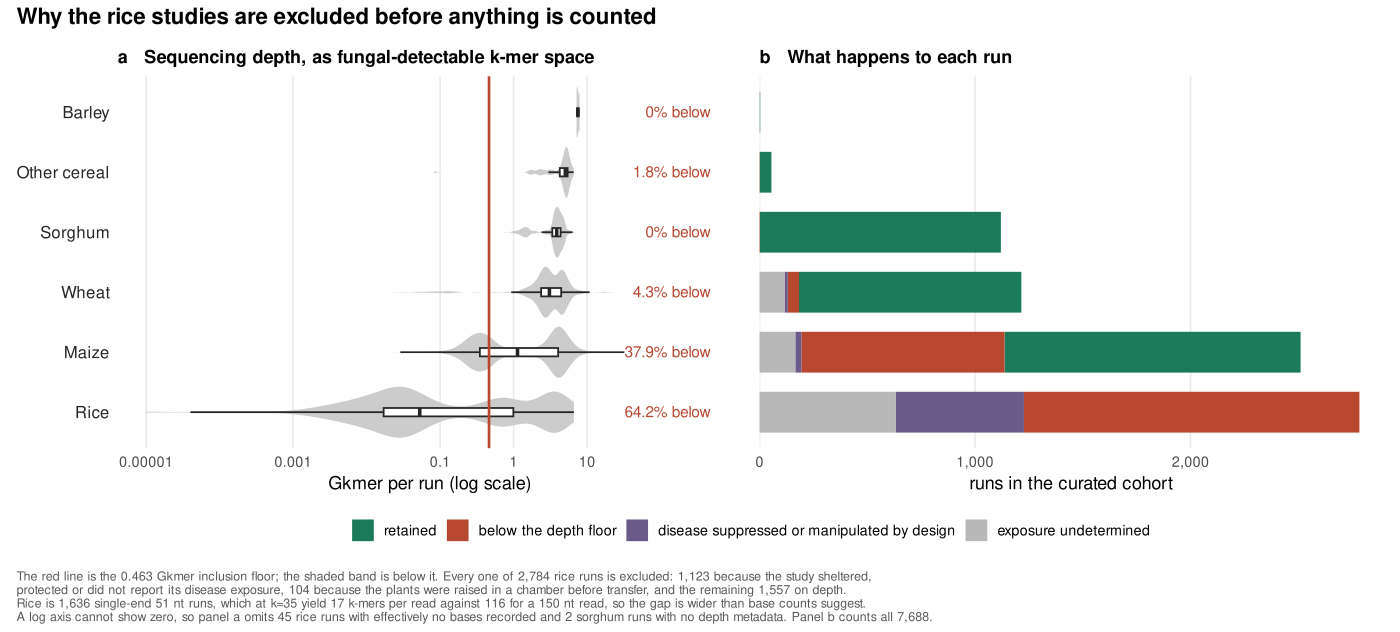

This chart was generated by the following R code:
# depth_funnel.R -- why each crop leaves the analysis, and the sequencing depth behind it.
# Styling only; every number comes from prep_depth_funnel.py.
#
# THE POINT OF THE FIGURE. "Rice is 0% co-infected" would be a result. It is not one. Every
# rice run is excluded before anything is counted, either because the study suppressed disease
# by design or because the library is too shallow to interpret a negative. This draws both
# reasons next to the depth that produces the second.
#
# PANEL A IS ON A LOG AXIS because the crops differ by orders of magnitude, not percentages:
# rice's median is 0.050 Gkmer against wheat's 3.07. On a linear axis rice is a line on the
# left edge and the comparison cannot be read.
#
# WHY Gkmer AND NOT READS. ENA's read_len is bases per SPOT, so a paired library's per-read
# length is half of it, and at k=35 a 51 nt read yields 17 k-mers against 116 for a 150 nt
# read. Rice is 1,636 single-end 51 nt runs of 2,784. Ranking on reads or bases hides that.
#
#   Rscript 02_classify/report/figures/depth_funnel/depth_funnel.R

suppressPackageStartupMessages({
  library(ggplot2); library(scales); library(ragg); library(patchwork)
})

HERE <- "02_classify/report/figures/depth_funnel"
d    <- read.delim(file.path(HERE, "depth_funnel.tsv"), stringsAsFactors = FALSE)
s    <- read.delim(file.path(HERE, "depth_funnel_summary.tsv"), stringsAsFactors = FALSE)

FLOOR <- 0.463

# Chosen for this figure. Retained is the one saturated colour; every exclusion is a reason,
# not a value, so they read as a set without competing with it.
FATE <- c("retained"                                   = "#1b7a5a",
          "below the depth floor"                      = "#b8472f",
          "disease suppressed or manipulated by design" = "#6b5b8a",
          "exposure undetermined"                      = "grey72")
d$fate <- factor(d$fate, levels = names(FATE))

# Crops ordered by median depth, so panel A reads as a gradient and panel B keeps the same rows.
ord <- s$crop[order(s$median_gkmer)]
d$crop <- factor(d$crop, levels = ord)
s$crop <- factor(s$crop, levels = ord)

base <- theme_minimal(base_size = 13) +
  theme(panel.background = element_rect(fill = "white", colour = NA),
        plot.background  = element_rect(fill = "white", colour = NA),
        panel.grid.minor = element_blank(),
        panel.grid.major.y = element_blank(),
        axis.text.y      = element_text(size = 12, colour = "grey15"),
        plot.title       = element_text(face = "bold", size = 13,
                                        margin = margin(b = 6)),
        legend.position  = "bottom",
        legend.title     = element_blank())

dd <- d[!is.na(d$gkmer) & d$gkmer > 0, ]

a <- ggplot(dd, aes(gkmer, crop)) +
  annotate("rect", xmin = 1e-6, xmax = FLOOR, ymin = -Inf, ymax = Inf,
           fill = "#f8ece8", colour = NA) +
  geom_violin(scale = "width", fill = "grey80", colour = NA, width = 0.85) +
  geom_boxplot(width = 0.14, outlier.shape = NA, fill = "white", colour = "grey15",
               linewidth = 0.6) +
  geom_vline(xintercept = FLOOR, colour = "#b8472f", linewidth = 0.9) +
  # Labels sit in a reserved decade to the right of the data rather than over it. The deepest
  # run in the cohort is 32 Gkmer, so nothing is hidden by extending the axis to 400.
  geom_text(data = s, aes(x = 480, y = crop, label = sprintf("%s%% below", pct_below_floor)),
            inherit.aes = FALSE, hjust = 1, size = 3.9, colour = "#b8472f") +
  # Lower limit is the true non-zero minimum, so nothing is silently clipped. 24 rice runs
  # sit between 1e-5 and 1e-4, which is four orders below the floor and worth seeing.
  scale_x_log10(limits = c(1e-5, 520),
                breaks = c(1e-5, 1e-3, 0.1, 1, 10),
                labels = c("0.00001", "0.001", "0.1", "1", "10")) +
  labs(title = "a   Sequencing depth, as fungal-detectable k-mer space",
       x = "Gkmer per run (log scale)", y = NULL) +
  base

b <- ggplot(d, aes(y = crop, fill = fate)) +
  geom_bar(width = 0.68) +
  scale_fill_manual(values = FATE, drop = FALSE) +
  scale_x_continuous(expand = expansion(mult = c(0, 0.04)), labels = comma) +
  labs(title = "b   What happens to each run", x = "runs in the curated cohort", y = NULL) +
  base + theme(axis.text.y = element_blank())

out <- (a | b) + plot_layout(widths = c(1, 1), guides = "collect") +
  plot_annotation(
    title = "Why the rice studies are excluded before anything is counted",
    caption = paste0(
      "The red line is the 0.463 Gkmer inclusion floor; the shaded band is below it. Every one of 2,784 rice runs is excluded: 1,123 because the study sheltered,\n",
      "protected or did not report its disease exposure, 104 because the plants were raised in a chamber before transfer, and the remaining 1,557 on depth.\n",
      "Rice is 1,636 single-end 51 nt runs, which at k=35 yield 17 k-mers per read against 116 for a 150 nt read, so the gap is wider than base counts suggest.\n",
      "A log axis cannot show zero, so panel a omits 45 rice runs with effectively no bases recorded and 2 sorghum runs with no depth metadata. Panel b counts all 7,688."),
    theme = theme(plot.title   = element_text(face = "bold", size = 16,
                                              margin = margin(b = 8)),
                  plot.caption = element_text(size = 9, colour = "grey35", hjust = 0,
                                              margin = margin(t = 8)),
                  plot.background = element_rect(fill = "white", colour = NA),
                  legend.position = "bottom"))

ragg::agg_png(file.path(HERE, "depth_funnel.png"), width = 4200, height = 1900,
              res = 300, background = "white")
print(out); invisible(dev.off())
cairo_pdf(file.path(HERE, "depth_funnel.pdf"), width = 14, height = 6.33)
print(out); invisible(dev.off())
cat("wrote depth_funnel.{png,pdf}\n")
